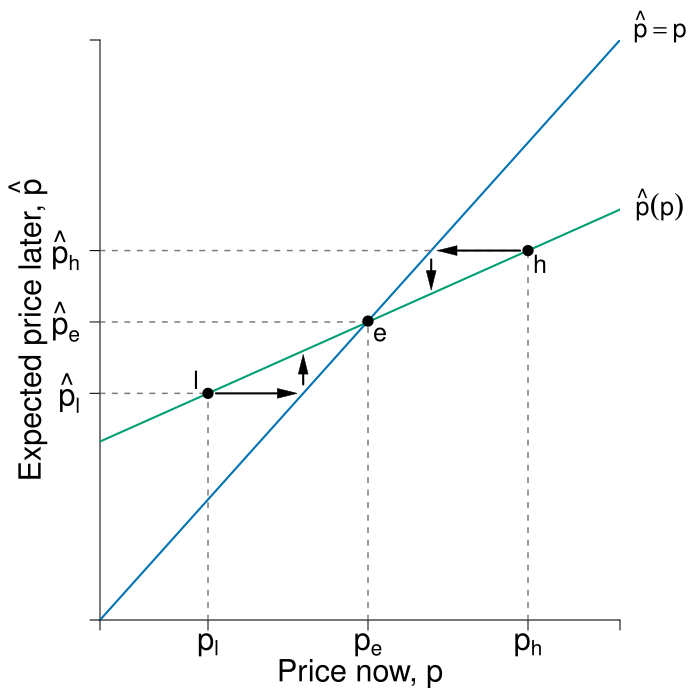

Here is the R script that generated this plot:
#Graph Designer: Simon Halliday
#Authors: Bowles and Halliday
#Title: Coordination, Conflict and Competition: A Text in Microeconomics

require(shape)
library(pBrackets)
pdf(file = "competitionmarkets/housing_bubble_base.pdf", width = 7, height = 7)

# Set parameters for graphics
axislabelsize <- 1.8
labelsize <- 1.5
namesize <- 1.8
annotatesize <- 1.5
graphlinewidth <- 2
segmentlinewidth <- 1.5

COL <- c("#7fc97f", "#beaed4", "#ff7f00", "#ffff99", "#386cb0", "#f0027f", "#bf5b17", "#666666")
COLA <- c("#e0f3db", "#99d8c9","#66c2a4","#41ae76", "#238b45", "#005824")
COLB <- c("#c6dbef", "#4eb3d3", "#2b8cbe", "#0868ac","#084081")
COLC <- c("#fcfbfd", "#efedf5", "#dadaeb", "#bcbddc", "#9e9ac8", "#807dba", "#6a51a3", "#54278f", "#3f007d")
grays <- gray.colors(25, start = 1, end = 0, alpha = 1)
CBCols <- c("#009E73","#0072B2","#E69F00","#CC79A7", "#F0E442")

a <- c(2, 4, 6)
par(mar =  c(4, 5, 2, 4))
xlims <- c(0, 1.3)
ylims <- c(0, 1.3)

s_shaped <- function(x, 
                     intercept = 0.05, 
                     coeff = 10, 
                     constant = 150){
  intercept + exp(coeff*x)/(exp(x*coeff) + constant)
}

degree45 <- function(x, slope = 1){
  slope*x
}

intline <- function(x, slope = 0.4, int = 0.4){
  int + slope*x
}

#Plot command 
plot(0, 0, xlim = xlims, ylim = ylims, 
     type = "n",
     xlab = expression(paste("")),
     ylab = expression(paste("")), 
     axes = FALSE,
     bty = "n", 
     xaxs = "i", 
     yaxs = "i"
)

today <- c(0.27, 0.508, 0.67, 0.828, 1.07)
#Customize ticks and labels for the plot
ticksy <- c(0,  intline(today[1]),  intline(today[3]), intline(today[5]), ylims[2])
ylabels <- c(NA, expression(paste(hat(p)[l])), expression(paste(hat(p)[e])), expression(paste(hat(p)[h])), NA)
ticksx <- c(0, today[1], today[3], today[5], xlims[2])
xlabels <- c(NA, expression(paste(p[l])), expression(paste(p[e])), expression(paste(p[h])), NA)

axis(1, at = ticksx, pos = 0, labels = xlabels, cex.axis = axislabelsize)
axis(2, at = ticksy, pos = 0, labels = ylabels, las = 1, cex.axis = axislabelsize)
#mtext(expression(paste("Degree of risk, ", Delta)), side=1, line = 2.5, cex = axislabelsize)
text(xlims[2] - 0.5*(xlims[2] - xlims[1]), 
     ylims[1] - 0.12, 
     expression(paste("Price now, ", p)), xpd = TRUE, cex = axislabelsize) 
text(xlims[1] - 0.18, 
     ylims[2] - 0.5*(ylims[2] - ylims[1]), 
     expression(paste("Expected price later, ", hat(p))), xpd = TRUE, cex = axislabelsize, srt = 90) 

npts <- 500 
xx1 <- seq(xlims[1], xlims[2], length.out = npts)
xx2 <- seq(xlims[1], 10.5, length.out = npts)
xx3 <- seq(10.5, xlims[2], length.out = npts)
# lines(xx1, s_shaped(xx1), col = CBCols[1], lwd = graphlinewidth, lty = 1)
# lines(xx1, s_shaped(xx1, intercept = 0.24), col = CBCols[1], lwd = graphlinewidth, lty = 2)
lines(xx1, degree45(xx1), col = CBCols[2], lwd = graphlinewidth, lty = 1)
lines(xx1, intline(xx1), col = CBCols[1], lwd = graphlinewidth, lty = 1)

#lines(xx3, insurance(xx3), col = COL[3], lwd = segmentlinewidth, lty = 2)
#lines(xx1, insurance(xx1, intercept = 7.4), col = COL[3], lwd = segmentlinewidth, lty = 2)
#lines(xx1, indiffA(xx1, intercept = 5.6), col = COLB[4], lwd = graphlinewidth, lty = 1)
#lines(xx1, indiffA(xx1, intercept = 7.7, slope = 0.115), col = COLB[4], lwd = graphlinewidth, lty = 1)
#lines(xx1, indiffA(xx1, intercept = 7.75, slope = 0.115), col = COLB[4], lwd = graphlinewidth, lty = 1)
#lines(xx1, indiffA(xx1, intercept = 10.35, slope = 0.1), col = COLB[4], lwd = graphlinewidth, lty = 1)



#Segments to l
segments(today[1], 0, 
         today[1], intline(today[1]), 
         lty = 2, col = grays[20], lwd = segmentlinewidth)

segments(0, intline(today[1]), 
         today[1], intline(today[1]), 
         lty = 2, col = grays[20], lwd = segmentlinewidth)

#segments to e
segments(today[3], 0, 
         today[3], intline(today[3]), 
         lty = 2, col = grays[20], lwd = segmentlinewidth)

segments(0, intline(today[3]), 
         today[3], intline(today[3]), 
         lty = 2, col = grays[20], lwd = segmentlinewidth)

#segments to h
segments(today[5], 0, 
         today[5], intline(today[5]), 
         lty = 2, col = grays[20], lwd = segmentlinewidth)

segments(0, intline(today[5]), 
         today[5], intline(today[5]), 
         lty = 2, col = grays[20], lwd = segmentlinewidth)


points(today[3], today[3], pch = 16, col = "black", cex = 1.5)
points(today[1], intline(today[1]), pch = 16, col = "black", cex = 1.5)
points(today[5], intline(today[5]), pch = 16, col = "black", cex = 1.5)

#Arrows up to equilibrium
# Arrows(today[1], today[1] + 0.02, 
#        today[1], intline(today[1]) - 0.04,
#        col = "black", lty = 1, lwd = 2,
#        arr.type = "triangle", xpd = TRUE,
#        arr.lwd = 0.5, code = 2)

Arrows(today[1] + 0.02, today[2], 
       today[2] - 0.04, today[2],
       col = "black", lty = 1, lwd = 2,
       arr.type = "triangle", xpd = TRUE,
       arr.lwd = 0.5, code = 2)

Arrows(today[2], today[2]  + 0.02, 
       today[2], intline(today[2])  - 0.03,
       col = "black", lty = 1, lwd = 2,
       arr.type = "triangle", xpd = TRUE,
       arr.lwd = 0.5, code = 2)


#Arrows down to equilibrium
# Arrows(today[5], today[5] - 0.02, 
#        today[5], intline(today[5]) + 0.04,
#        col = "black", lty = 1, lwd = 2,
#        arr.type = "triangle", xpd = TRUE,
#        arr.lwd = 0.5, code = 2)

Arrows(today[5] - 0.02, today[4], 
       today[4] + 0.04, today[4],
       col = "black", lty = 1, lwd = 2,
       arr.type = "triangle", xpd = TRUE,
       arr.lwd = 0.5, code = 2)

Arrows(today[4], today[4] - 0.02,
       today[4], intline(today[4]) + 0.03,
       col = "black", lty = 1, lwd = 2,
       arr.type = "triangle", xpd = TRUE,
       arr.lwd = 0.5, code = 2)


# text(today[1] + 0.03, today[1] - 0.03, expression(a), cex = labelsize)
# text(today[2] + 0.03, today[2] - 0.03, expression(b), cex = labelsize)
text(today[1] - 0.03, intline(today[1]) + 0.03, expression(l), cex = labelsize)
text(today[3] + 0.03, today[3] - 0.03, expression(e), cex = labelsize)
text(today[5] + 0.03, intline(today[5]) - 0.03, expression(h), cex = labelsize)

#Label curves
text(1.4, 1.33, expression(paste(hat(p) == p)), cex = labelsize, xpd = TRUE)

text(1.4, 0.93, expression(paste(hat(p)(p))), cex = labelsize, xpd = TRUE)





dev.off()
